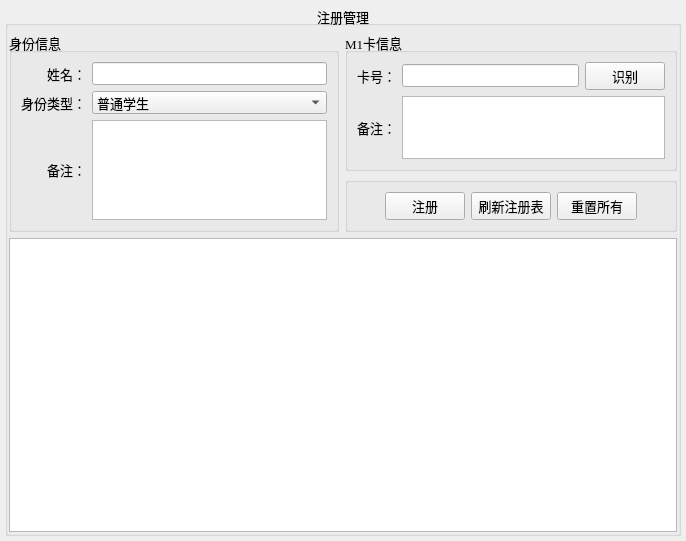
<?xml version="1.0" encoding="UTF-8"?>
<ui version="4.0">
 <class>RegistorWidget</class>
 <widget class="QWidget" name="RegistorWidget">
  <property name="geometry">
   <rect>
    <x>0</x>
    <y>0</y>
    <width>686</width>
    <height>541</height>
   </rect>
  </property>
  <property name="windowTitle">
   <string>Form</string>
  </property>
  <layout class="QVBoxLayout" name="verticalLayout_2">
   <property name="leftMargin">
    <number>5</number>
   </property>
   <property name="topMargin">
    <number>5</number>
   </property>
   <property name="rightMargin">
    <number>5</number>
   </property>
   <property name="bottomMargin">
    <number>5</number>
   </property>
   <item>
    <widget class="QGroupBox" name="groupBox_4">
     <property name="font">
      <font>
       <family>Times New Roman</family>
       <pointsize>10</pointsize>
      </font>
     </property>
     <property name="title">
      <string>注册管理</string>
     </property>
     <property name="alignment">
      <set>Qt::AlignCenter</set>
     </property>
     <layout class="QVBoxLayout" name="verticalLayout_3">
      <property name="leftMargin">
       <number>1</number>
      </property>
      <property name="topMargin">
       <number>6</number>
      </property>
      <property name="rightMargin">
       <number>1</number>
      </property>
      <property name="bottomMargin">
       <number>1</number>
      </property>
      <item>
       <widget class="QFrame" name="frame">
        <property name="sizePolicy">
         <sizepolicy hsizetype="Preferred" vsizetype="Fixed">
          <horstretch>0</horstretch>
          <verstretch>0</verstretch>
         </sizepolicy>
        </property>
        <property name="maximumSize">
         <size>
          <width>16777215</width>
          <height>200</height>
         </size>
        </property>
        <property name="font">
         <font>
          <family>Times New Roman</family>
          <pointsize>10</pointsize>
         </font>
        </property>
        <layout class="QHBoxLayout" name="horizontalLayout_3">
         <property name="leftMargin">
          <number>0</number>
         </property>
         <property name="topMargin">
          <number>0</number>
         </property>
         <property name="rightMargin">
          <number>0</number>
         </property>
         <property name="bottomMargin">
          <number>0</number>
         </property>
         <item>
          <widget class="QGroupBox" name="groupBox">
           <property name="minimumSize">
            <size>
             <width>330</width>
             <height>0</height>
            </size>
           </property>
           <property name="font">
            <font>
             <family>Times New Roman</family>
             <pointsize>10</pointsize>
            </font>
           </property>
           <property name="title">
            <string>身份信息</string>
           </property>
           <layout class="QGridLayout" name="gridLayout">
            <item row="0" column="2">
             <widget class="QLineEdit" name="lineEdit_Name">
              <property name="font">
               <font>
                <family>Times New Roman</family>
                <pointsize>10</pointsize>
               </font>
              </property>
             </widget>
            </item>
            <item row="0" column="0">
             <widget class="QLabel" name="label">
              <property name="font">
               <font>
                <family>Times New Roman</family>
                <pointsize>10</pointsize>
               </font>
              </property>
              <property name="text">
               <string>姓名：</string>
              </property>
              <property name="alignment">
               <set>Qt::AlignRight|Qt::AlignTrailing|Qt::AlignVCenter</set>
              </property>
             </widget>
            </item>
            <item row="2" column="0">
             <widget class="QLabel" name="label_3">
              <property name="font">
               <font>
                <family>Times New Roman</family>
                <pointsize>10</pointsize>
               </font>
              </property>
              <property name="text">
               <string>备注：</string>
              </property>
              <property name="alignment">
               <set>Qt::AlignRight|Qt::AlignTrailing|Qt::AlignVCenter</set>
              </property>
             </widget>
            </item>
            <item row="1" column="0">
             <widget class="QLabel" name="label_2">
              <property name="font">
               <font>
                <family>Times New Roman</family>
                <pointsize>10</pointsize>
               </font>
              </property>
              <property name="text">
               <string>身份类型：</string>
              </property>
             </widget>
            </item>
            <item row="1" column="2">
             <widget class="QComboBox" name="comboBox_UserType">
              <property name="font">
               <font>
                <family>Times New Roman</family>
                <pointsize>10</pointsize>
               </font>
              </property>
              <item>
               <property name="text">
                <string>普通学生</string>
               </property>
              </item>
              <item>
               <property name="text">
                <string>普通老师</string>
               </property>
              </item>
              <item>
               <property name="text">
                <string>管理老师</string>
               </property>
              </item>
              <item>
               <property name="text">
                <string>custom</string>
               </property>
              </item>
             </widget>
            </item>
            <item row="2" column="2">
             <widget class="QTextEdit" name="textEdit_PersonMark">
              <property name="font">
               <font>
                <family>Times New Roman</family>
                <pointsize>10</pointsize>
               </font>
              </property>
             </widget>
            </item>
           </layout>
          </widget>
         </item>
         <item>
          <layout class="QVBoxLayout" name="verticalLayout">
           <item>
            <widget class="QGroupBox" name="groupBox_2">
             <property name="minimumSize">
              <size>
               <width>330</width>
               <height>0</height>
              </size>
             </property>
             <property name="font">
              <font>
               <family>Times New Roman</family>
               <pointsize>10</pointsize>
              </font>
             </property>
             <property name="title">
              <string>M1卡信息</string>
             </property>
             <layout class="QGridLayout" name="gridLayout_2">
              <item row="0" column="0">
               <widget class="QLabel" name="label_4">
                <property name="font">
                 <font>
                  <family>Times New Roman</family>
                  <pointsize>10</pointsize>
                 </font>
                </property>
                <property name="text">
                 <string>卡号：</string>
                </property>
                <property name="alignment">
                 <set>Qt::AlignRight|Qt::AlignTrailing|Qt::AlignVCenter</set>
                </property>
               </widget>
              </item>
              <item row="0" column="1">
               <layout class="QHBoxLayout" name="horizontalLayout_2">
                <item>
                 <widget class="QLineEdit" name="lineEdit_CardId">
                  <property name="font">
                   <font>
                    <family>Times New Roman</family>
                    <pointsize>10</pointsize>
                   </font>
                  </property>
                  <property name="readOnly">
                   <bool>true</bool>
                  </property>
                 </widget>
                </item>
                <item>
                 <widget class="QPushButton" name="btn_Inventory">
                  <property name="font">
                   <font>
                    <family>Times New Roman</family>
                    <pointsize>10</pointsize>
                   </font>
                  </property>
                  <property name="text">
                   <string>识别</string>
                  </property>
                 </widget>
                </item>
               </layout>
              </item>
              <item row="1" column="0">
               <widget class="QLabel" name="label_6">
                <property name="font">
                 <font>
                  <family>Times New Roman</family>
                  <pointsize>10</pointsize>
                 </font>
                </property>
                <property name="text">
                 <string>备注：</string>
                </property>
                <property name="alignment">
                 <set>Qt::AlignRight|Qt::AlignTrailing|Qt::AlignVCenter</set>
                </property>
               </widget>
              </item>
              <item row="1" column="1">
               <widget class="QTextEdit" name="textEdit_CardMark">
                <property name="font">
                 <font>
                  <family>Times New Roman</family>
                  <pointsize>10</pointsize>
                 </font>
                </property>
               </widget>
              </item>
             </layout>
            </widget>
           </item>
           <item>
            <widget class="QGroupBox" name="groupBox_3">
             <property name="font">
              <font>
               <family>Times New Roman</family>
               <pointsize>10</pointsize>
              </font>
             </property>
             <property name="title">
              <string/>
             </property>
             <layout class="QHBoxLayout" name="horizontalLayout">
              <item>
               <spacer name="horizontalSpacer">
                <property name="font">
                 <font>
                  <family>Times New Roman</family>
                  <pointsize>10</pointsize>
                 </font>
                </property>
                <property name="orientation">
                 <enum>Qt::Horizontal</enum>
                </property>
                <property name="sizeHint" stdset="0">
                 <size>
                  <width>40</width>
                  <height>20</height>
                 </size>
                </property>
               </spacer>
              </item>
              <item>
               <widget class="QPushButton" name="btn_Register">
                <property name="font">
                 <font>
                  <family>Times New Roman</family>
                  <pointsize>10</pointsize>
                 </font>
                </property>
                <property name="text">
                 <string>注册</string>
                </property>
               </widget>
              </item>
              <item>
               <widget class="QPushButton" name="btn_Refresh">
                <property name="font">
                 <font>
                  <family>Times New Roman</family>
                  <pointsize>10</pointsize>
                 </font>
                </property>
                <property name="text">
                 <string>刷新注册表</string>
                </property>
               </widget>
              </item>
              <item>
               <widget class="QPushButton" name="btn_Reset">
                <property name="font">
                 <font>
                  <family>Times New Roman</family>
                  <pointsize>10</pointsize>
                 </font>
                </property>
                <property name="text">
                 <string>重置所有</string>
                </property>
               </widget>
              </item>
              <item>
               <spacer name="horizontalSpacer_4">
                <property name="font">
                 <font>
                  <family>Times New Roman</family>
                  <pointsize>10</pointsize>
                 </font>
                </property>
                <property name="orientation">
                 <enum>Qt::Horizontal</enum>
                </property>
                <property name="sizeHint" stdset="0">
                 <size>
                  <width>40</width>
                  <height>20</height>
                 </size>
                </property>
               </spacer>
              </item>
             </layout>
            </widget>
           </item>
          </layout>
         </item>
        </layout>
       </widget>
      </item>
      <item>
       <widget class="QTableView" name="tableView">
        <property name="font">
         <font>
          <family>Times New Roman</family>
          <pointsize>10</pointsize>
         </font>
        </property>
       </widget>
      </item>
     </layout>
    </widget>
   </item>
  </layout>
 </widget>
 <resources/>
 <connections/>
</ui>
